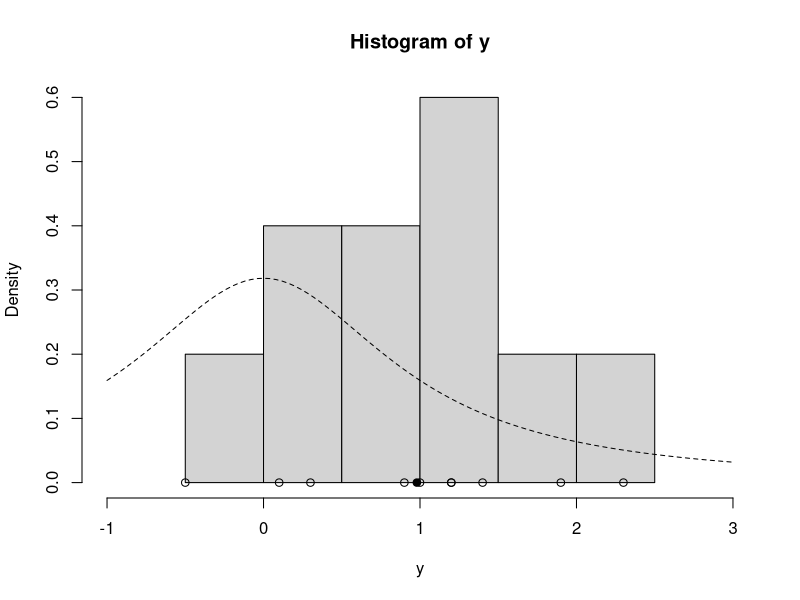
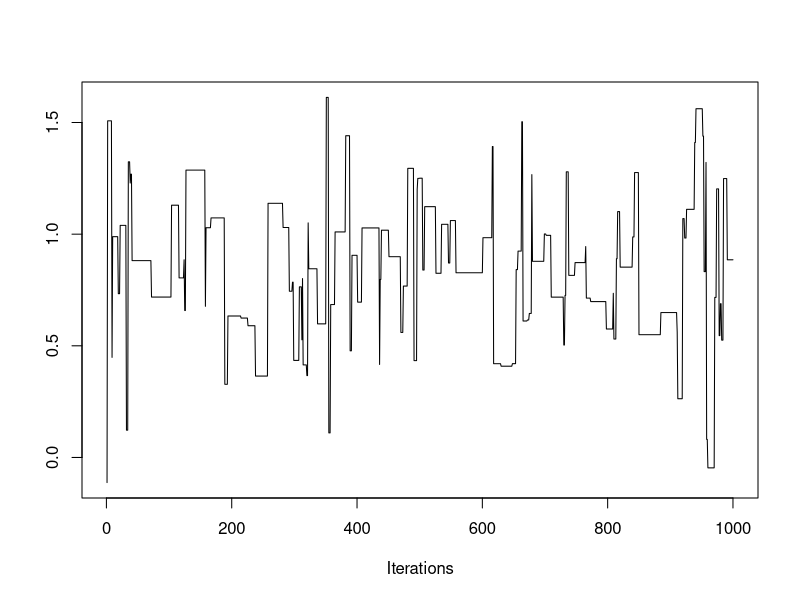
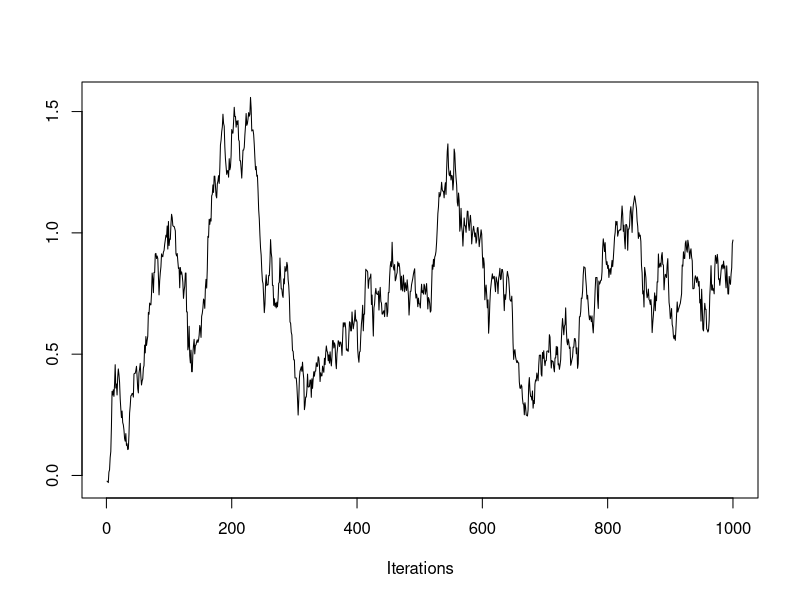
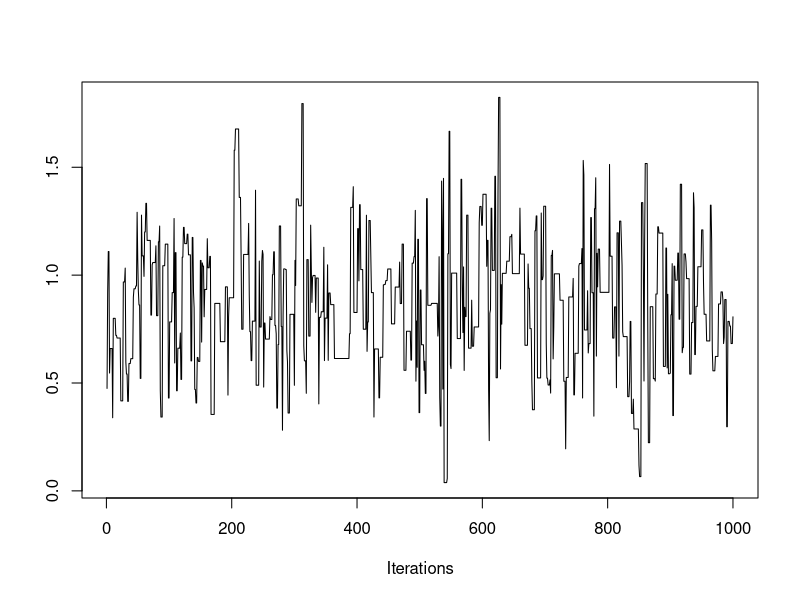
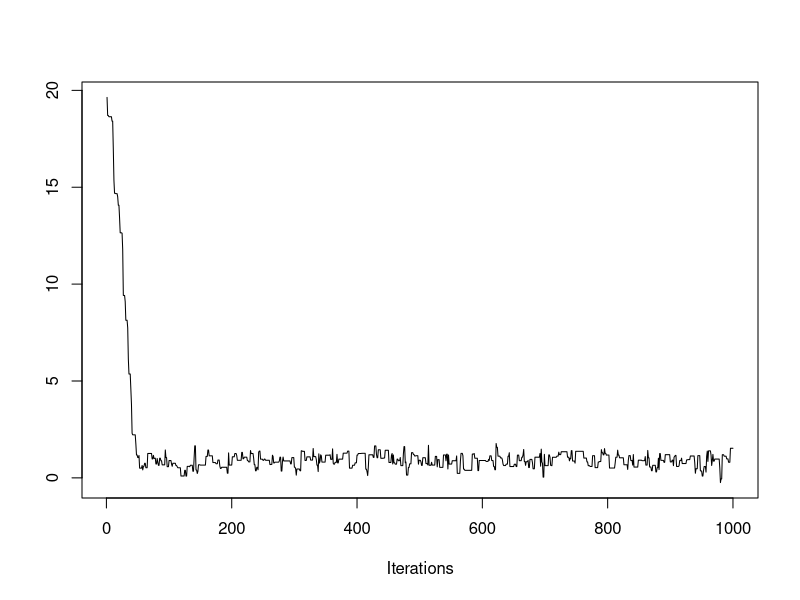
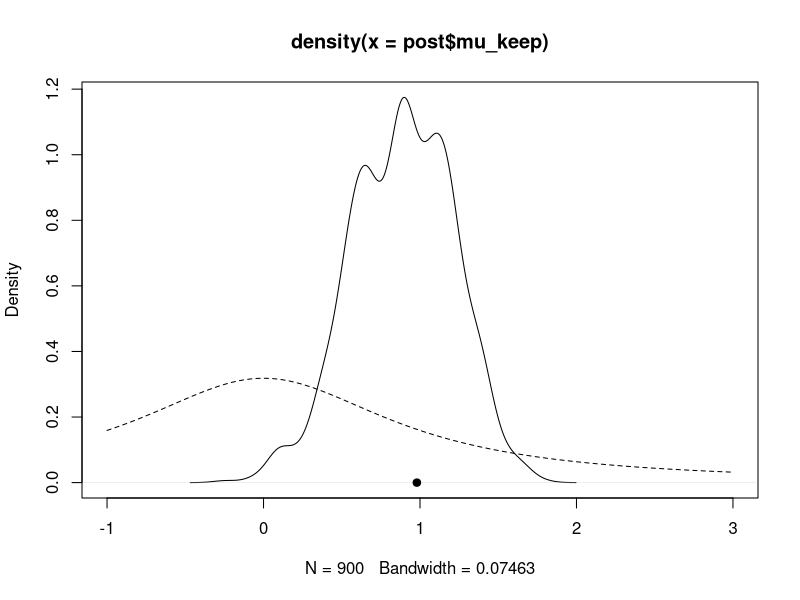

Here is the R script that generated these plots, in order:
#toy example for the Metropolis-Hastings Algorithm
#data: percentage change in total personel from one year to another for 10 companies
# yi| nu ~iid~ N(nu,1) : change of personel for company i given nu. The prior distribution on nu
#nu ~ t(0,1,1) t distribution (Cauchy distribution). The distribution is not conjugate so 
#the posterior does not have a closed form

#to get posteriors, we will need a markov chain whose stationary distribution is the distribution we want

#p(mu| y1,...yn) ~ exp(n (<y>mu - mu**2)/2)/(1+mu**2) which is a normal dist, the dist is symmetric
#therefore p(mu i+1 |mui)= p(mu i |mu i+1):
#log (g(nu)) = n((<y>mu - mu**2)/2)) - log (1+mu**2), this will be our g
library("coda")
lg <- function(ybar,n,mu){
  mu2 <- mu**2
  n*(ybar* mu - mu2/2) - log(1.0 + mu2)
}

mh <- function(n, ybar, n_iter,mu_init,cand_sd) {
  mu_out <- numeric(n_iter)
  accept <- 0
  mu_now <- mu_init
  lg_now <- lg(ybar=ybar,n=n,mu=mu_now)
  
  for (i in 1:n_iter) {
    mu_cand <- rnorm(1,mean=mu_now, sd=cand_sd)
    lg_cand <- lg(ybar=ybar, n=n,mu=mu_cand)
    alpha <- exp(lg_cand -lg_now)
    u <- runif(1)
    if (u< alpha) {
      mu_now <-mu_cand
      accept <- accept + 1
      lg_now <-lg_cand
    }
    mu_out[i] <- mu_now
  }
  list(mu=mu_out, accept=accept/n_iter)
}
#########################################
y <-c(1.2,1.4,-0.5,0.3,0.9,2.3,1.0,0.1,1.2,1.9)
ybar <- mean(y)
n <- length(y)
hist(y, freq = FALSE, xlim = c(-1.0,3.0))
points(y,rep(0.0,n))
points(ybar,0,pch=19)

#print the prior to our data
curve(dt(x, df=1), lty=2, add=TRUE) #discrepancy between prior mu and data mu, we expect the posterior
#to be a compromise between the sample data and the mu we already have

#posterior sampling
set.seed(43)
post <- mh(n=n,ybar=ybar, n_iter=1e3, mu_init=0, cand_sd = 3.0)
#acceptance rate of abt 10%
traceplot(as.mcmc(post$mu))
#shows the history of the markov chain, the acceptance range is low, so the acceptance has to be bigger
#therefore, we will use smaller sd
post <- mh(n=n,ybar=ybar, n_iter=1e3, mu_init=0, cand_sd = 0.05)
traceplot(as.mcmc(post$mu))
#the steps are too small;
post <- mh(n=n,ybar=ybar, n_iter=1e3, mu_init=0, cand_sd = 0.9)
traceplot(as.mcmc(post$mu))
#what happens if we use a different mu value?
post <- mh(n=n,ybar=ybar, n_iter=1e3, mu_init=20, cand_sd = 0.9)
str(post)
traceplot(as.mcmc(post$mu))
#we will remove exploratory values of the montecarlo algorithm, when the sampling is not yet stable
post$mu_keep <- post$mu[-c(1:100)]
#we need to compare the prior and posterior
plot(density(post$mu_keep), xlim= c(-1.0,3.0))
curve(dt(x, df=1), lty=2, add=TRUE)
points(ybar,0,pch=19)

####################################################################
#It still requires some fine-analysis to see if the sampled posterior is the converged MCMC 

